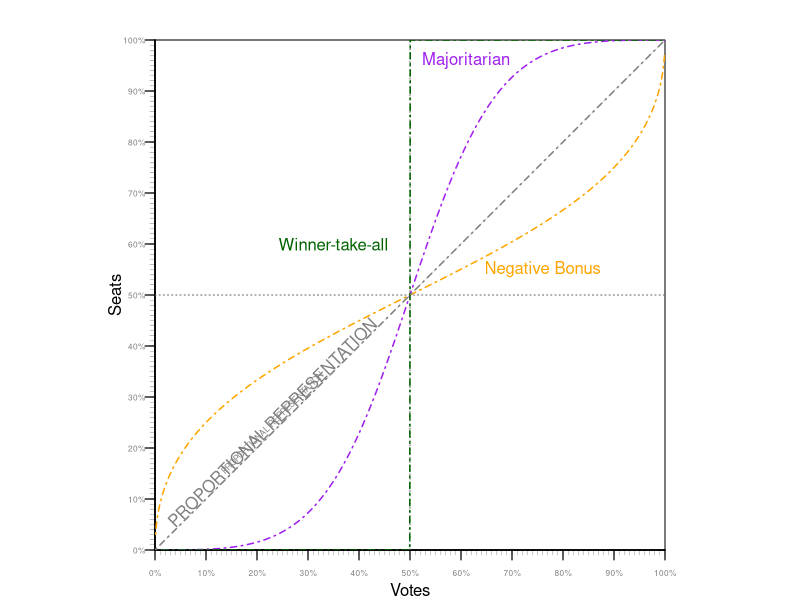
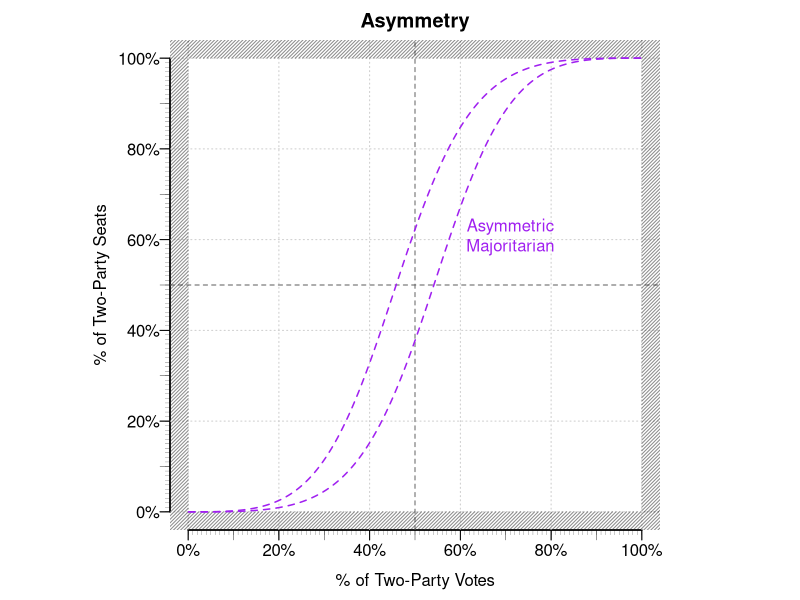

Generate these figures, in order, with R:
'seatsvotes.plot' <- function(main="", ylim=c(0,1), xlim=c(0,1), xlab="Votes", ylab="Seats", xaxis=TRUE, yaxis=TRUE, prop.line=TRUE, box=TRUE) 
	{
		par(pty="s", mar = c(2.5, 2, 2, 1), mgp = c(0.5, 0.5, 0))
		plot(1, 
		     type = "n", 
		     ylim=ylim, 
		     xlim=xlim,
		     xaxs="i",
		     yaxs="i",
		     ylab="", 
		     xlab="" , 
		     main=main, 
		     bty="n", 
		     axes=F)
			
		if (xaxis==TRUE) {
			axis(side=1, las=2, at=seq(0,1,0.1), labels=F, lwd.ticks=0.4)
			axis(side=1, las=2, at=seq(0,1,0.01), labels=F, lwd.ticks=0.2, tck=-0.01)
			axis(side=1, at=seq(0,1,0.1), labels=paste0(seq(0,100,10), "%"), cex.axis=0.5, col.axis="gray50")
			}
		if (yaxis==TRUE) {
			axis(side=2, las=2, at=seq(0,1,0.1), labels=F, lwd.ticks=0.4)
			axis(side=2, las=2, at=seq(0,1,0.01), labels=F, lwd.ticks=0.2, tck=-0.01)
			axis(side=2, las=2, at=seq(0,1,0.1), labels=paste0(seq(0,100,10), "%"), cex.axis=0.5, col.axis="gray50")
			}
	mtext(xlab, side=1, line = 1.5)
	mtext(ylab, side=2, line = 1.5)
	

	if (prop.line==TRUE) {	
		abline(0,1, lty=2, col="gray90")
		text(.23,.25, "PROPORTIONAL REPRESENTATION", srt=45, cex=.5, col="gray50")
		}
	if (box==TRUE) {
		box()
		abline(v=0.5, lty=3, col="gray40")
		abline(h=0.5, lty=3, col="gray40")
		}
			# rect(-.05,-.05,0,1.05, col = rgb(0.1,0.1,0.1,1/2), density=40, border = "transparent") #left
			# rect(0,0,1.05,-.05, col = rgb(0.1,0.1,0.1,1/2), density=40, border = "transparent") #bottom
			# rect(1,0,1.05,1.05, col = rgb(0.1,0.1,0.1,1/2), density=40, border = "transparent") #right
			# rect(0,1,1,1.05, col = rgb(0.1,0.1,0.1,1/2), density=40, border = "transparent") #top
	}

seatsvotes.axis <- function(xmin=0, xmax=1, ymin=0, ymax=1) {
	axis(side=1, las=2, at=seq(xmin,xmax,0.1), labels=F, lwd.ticks=0.4)
	axis(side=1, las=2, at=seq(xmin,xmax,0.01), labels=F, lwd.ticks=0.2, tck=-0.01)
	axis(side=1, at=seq(xmin,xmax,0.1), labels=paste0(seq(xmin*100,xmax*100,10), "%"), cex.axis=0.5, col.axis="gray50")
			
	axis(side=2, las=2, at=seq(ymin,ymax,0.1), labels=F, lwd.ticks=0.4)
	axis(side=2, las=2, at=seq(ymin,ymax,0.01), labels=F, lwd.ticks=0.2, tck=-0.01)
	axis(side=2, las=2, at=seq(ymin,ymax,0.1), labels=paste0(seq(ymin*100,ymax*100,10), "%"), cex.axis=0.5, col.axis="gray50")
			
	}

sv.hyp <- function(r, b, n = 1000){
  V  <- seq(from = 0.001,to = 0.999, length = n )
  LV <- log(V/(1-V))
  S  <- (1+exp(-b - r*LV))^-1

  dta <- cbind.data.frame(V,S)

  return(dta)
}

seatsvotes.plot()
majoritarian.sv.dta <- sv.hyp(r = 3, b = 0)
proporional.sv.dta  <- sv.hyp(r = 1, b = 0)
negative.dv.dta     <- sv.hyp(r = 0.50, b = 0)
winner.sv.dta       <- sv.hyp(r = 10000, b = 0)

          lines(majoritarian.sv.dta, lwd=1.5, col="purple", lty=4)
          lines(negative.dv.dta, lwd=1.5, col="orange", lty=4)
          lines(winner.sv.dta, lwd=1.5, col="dark green", lty=4)
          lines(proporional.sv.dta, lwd=1.5, col="gray50", lty=4)
               text(x =  0.23, y = 0.25, "PROPORTIONAL REPRESENTATION", srt=45, cex=1, col="gray50")
               text(x =  0.35, y = 0.60, "Winner-take-all", srt=0, cex=1, col="dark green")
               text(x =  0.61, y = 0.96, "Majoritarian", srt=0, cex=1, col="purple")
               text(x =  0.76, y = 0.55, "Negative Bonus", srt=0, cex=1, col="orange")


sv_curve <- function(s,v, lwd=2, col="gray40") {
	reg <- summary(lm(log(sv(s)) ~ log(sv(v))))
	VOTES.tmp <- seq(0,1, by=.01)
	seatvotes <- reg$coefficients[2]*log(VOTES.tmp/(1 - VOTES.tmp)) + reg$coefficients[1]
	funct2 <- function (x) exp(seatvotes) / (1 + exp(seatvotes)) 
	plot(funct2, from=0.0, to=1, add=TRUE, lwd=lwd, col=col)	
}

sv_bias <- function(s,v) {
	reg <- summary(lm(log(sv(s)) ~ log(sv(v))))
	VOTES.tmp <- seq(0,1, by=.01)
	bias <- reg$coefficients[2]*log(0.5/(1 - 0.5)) + reg$coefficients[1]
	funct2 <- function (x) exp(bias) / (1 + exp(bias)) 
}


sv_hyp_plot <- function(r, b, n = 1000){
			  V  <- seq(from = 0.001,to = 0.999, length = n )
			  LV <- log(V/(1-V))
			  S  <- (1+exp(-b - r*LV))^-1
			  
			  dta <- cbind.data.frame(V,S)
			  
			  return(dta)
			}
# Examples
# svg("/Users/user/Downloads/asymmetry.svg", width=10, height=6)
				majoritarian.sv.dta <- sv.hyp(r = 3, b = 0.5)
				majoritarian.sv.dta2 <- sv.hyp(r = 3, b = -0.5)
					
					par(pty="s", mar=c(3.5,2.5,2,1))
					plot(0,0, ylim=c(0,1), xlim=c(0,1), type="p", pch=19, col="#FFFFFF", main="Asymmetry", xlab="", ylab="", bty="n", axes=F)
						axis(side=1, las=2, at=seq(0,1,0.1), labels=F, lwd.ticks=0.4)
						axis(side=1, las=2, at=seq(0,1,0.01), labels=F, lwd.ticks=0.2, tck=-0.01)
						axis(side=1, at=seq(0, 1, 0.2), labels=c("0%", "20%", "40%", "60%", "80%", "100%"))

						axis(side=2, las=2, at=seq(0,1,0.1), labels=F, lwd.ticks=0.4)
						axis(side=2, las=2, at=seq(0,1,0.01), labels=F, lwd.ticks=0.2, tck=-0.01)
						axis(side=2, las=2, at=seq(0,1, 0.2), labels=c("0%", "20%", "40%", "60%", "80%", "100%"))

							abline(v=seq(0,1,0.2), lty=3, col="gray80")
							abline(h=seq(0,1,0.2), lty=3, col="gray80")
							abline(v=0.5, lty=2, col="gray40")
							abline(h=0.5, lty=2, col="gray40")
							rect(-.05,-.05,0,1.05, col = rgb(0.1,0.1,0.1,1/2), density=40, border = "transparent") #left
							rect(0,0,1.05,-.05, col = rgb(0.1,0.1,0.1,1/2), density=40, border = "transparent") #bottom
							rect(1,0,1.05,1.05, col = rgb(0.1,0.1,0.1,1/2), density=40, border = "transparent") #right
							rect(0,1,1,1.05, col = rgb(0.1,0.1,0.1,1/2), density=40, border = "transparent") #top


							lines(majoritarian.sv.dta, lwd=1.5, col="purple", lty=2)
							lines(majoritarian.sv.dta2, lwd=1.5, col="purple", lty=2)
	
					text(x =  0.71, y = 0.61, "Asymmetric\nMajoritarian", srt=0, cex=1, col="purple")

						mtext(side=1, line=2, "% of Two-Party Votes", cex=1)
						mtext(side=2, line=3, "% of Two-Party Seats", cex=1)

# dev.off() 

	
